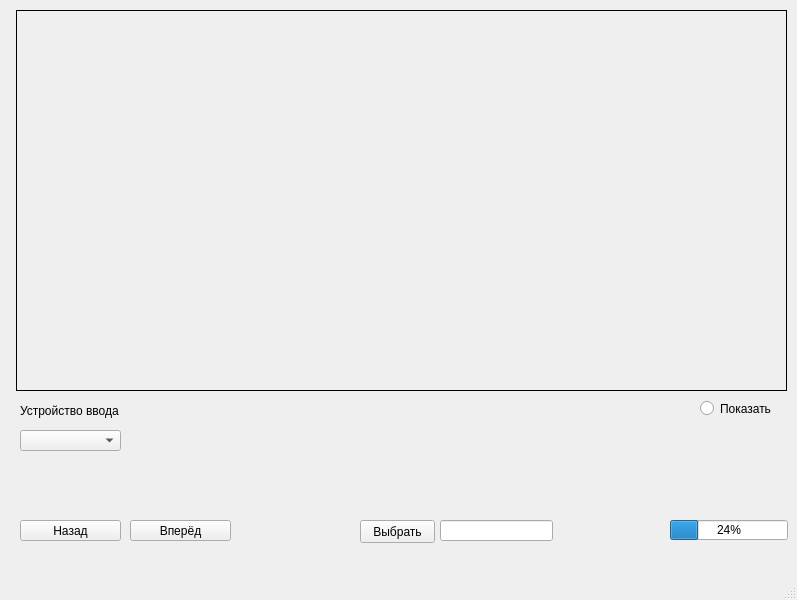
<?xml version="1.0" encoding="UTF-8"?>
<ui version="4.0">
 <class>MainWindow</class>
 <widget class="QMainWindow" name="MainWindow">
  <property name="geometry">
   <rect>
    <x>0</x>
    <y>0</y>
    <width>797</width>
    <height>600</height>
   </rect>
  </property>
  <property name="windowTitle">
   <string>MainWindow</string>
  </property>
  <property name="statusTip">
   <string/>
  </property>
  <widget class="QWidget" name="centralwidget">
   <widget class="QLabel" name="label">
    <property name="geometry">
     <rect>
      <x>16</x>
      <y>10</y>
      <width>771</width>
      <height>381</height>
     </rect>
    </property>
    <property name="autoFillBackground">
     <bool>false</bool>
    </property>
    <property name="styleSheet">
     <string notr="true">border: 1px solid black
</string>
    </property>
    <property name="text">
     <string/>
    </property>
   </widget>
   <widget class="QPushButton" name="pushButton">
    <property name="geometry">
     <rect>
      <x>20</x>
      <y>520</y>
      <width>101</width>
      <height>21</height>
     </rect>
    </property>
    <property name="text">
     <string>Назад</string>
    </property>
   </widget>
   <widget class="QPushButton" name="pushButton_2">
    <property name="geometry">
     <rect>
      <x>130</x>
      <y>520</y>
      <width>101</width>
      <height>21</height>
     </rect>
    </property>
    <property name="text">
     <string>Вперёд</string>
    </property>
   </widget>
   <widget class="QComboBox" name="comboBox">
    <property name="geometry">
     <rect>
      <x>20</x>
      <y>430</y>
      <width>101</width>
      <height>21</height>
     </rect>
    </property>
   </widget>
   <widget class="QLabel" name="label_2">
    <property name="geometry">
     <rect>
      <x>20</x>
      <y>400</y>
      <width>101</width>
      <height>21</height>
     </rect>
    </property>
    <property name="text">
     <string>Устройство ввода</string>
    </property>
   </widget>
   <widget class="QProgressBar" name="progressBar">
    <property name="geometry">
     <rect>
      <x>670</x>
      <y>520</y>
      <width>118</width>
      <height>20</height>
     </rect>
    </property>
    <property name="value">
     <number>24</number>
    </property>
   </widget>
   <widget class="QRadioButton" name="radioButton">
    <property name="geometry">
     <rect>
      <x>700</x>
      <y>400</y>
      <width>82</width>
      <height>17</height>
     </rect>
    </property>
    <property name="text">
     <string>Показать</string>
    </property>
   </widget>
   <widget class="QLineEdit" name="lineEdit">
    <property name="geometry">
     <rect>
      <x>440</x>
      <y>520</y>
      <width>113</width>
      <height>21</height>
     </rect>
    </property>
   </widget>
   <widget class="QPushButton" name="pushButton_3">
    <property name="geometry">
     <rect>
      <x>360</x>
      <y>520</y>
      <width>75</width>
      <height>23</height>
     </rect>
    </property>
    <property name="text">
     <string>Выбрать</string>
    </property>
   </widget>
  </widget>
  <widget class="QMenuBar" name="menubar">
   <property name="geometry">
    <rect>
     <x>0</x>
     <y>0</y>
     <width>797</width>
     <height>25</height>
    </rect>
   </property>
  </widget>
  <widget class="QStatusBar" name="statusbar"/>
 </widget>
 <resources/>
 <connections/>
</ui>
